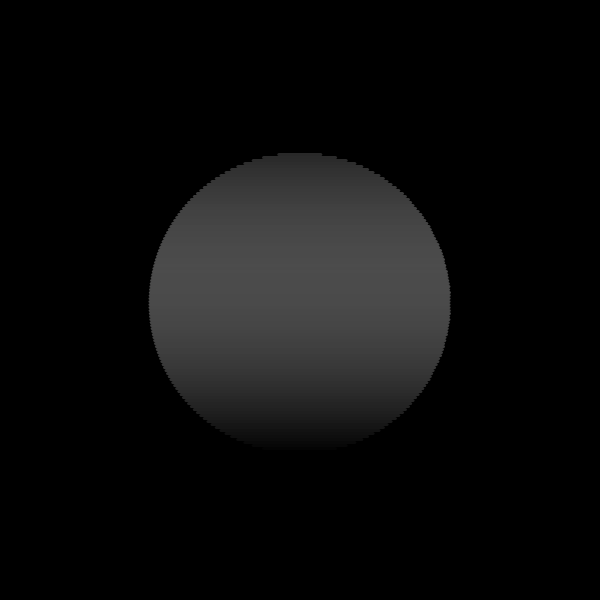
Frame 1 (no input)
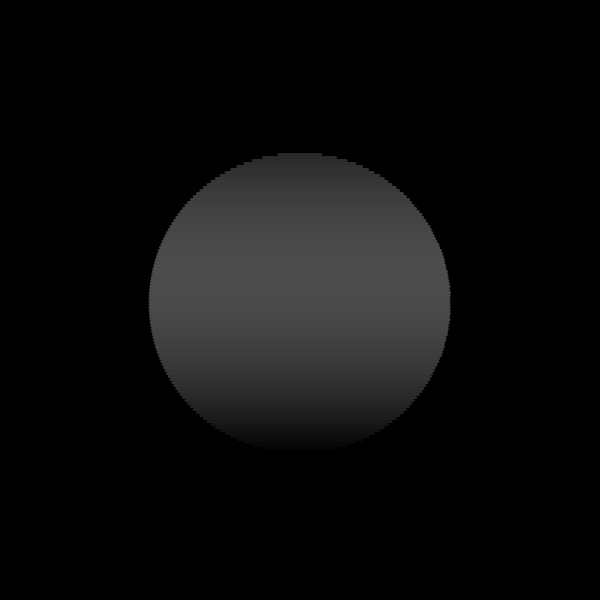
Frame 60 (no input)
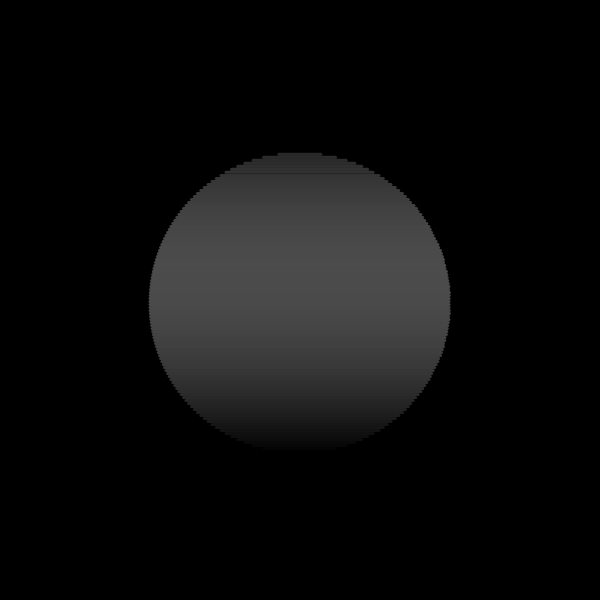
Frame 120 (the mouse pressed at the canvas centre since frame 60)

The p5.js sketch that drew these frames (run headless with seeded random() and noise() and a simulated clock; from frame 60 on, the mouse is pressed at the canvas centre):

// p5.js sketch
// ── sketch.js
//wip

function setup() {
  createCanvas(600, 600);

  ellipseMode(CENTER);
  rectMode(CENTER);
}

function draw() {
  background(0);
  rippleCircle();
}

function rippleCircle() {
  push();
  translate(width * 0.5, height / 2);
  noFill();
  strokeWeight(3);
  let radius = 150;
  let step = 3;
  for (let i = -radius + step / 2; i <= radius - step; i += step) {
    let wave = abs(pow(sin(i * 0.003 + frameCount * 0.05), 10));
    let wy = i - map(wave, 0, 0.4, -step, step);
    let X = sqrt(sq(radius) - sq(i)) * map(wave, 0, 2, 1, 1.1);
    let other = map(i, -radius + step / 2, radius + step / 2, 0, 1);
    stroke(lerpColor(color(255, 40), color(0), other));
    beginShape();
    for (let j = -X; j <= X; j++) {
      vertex(j, wy);
    }
    endShape();
  }
  pop();
}
